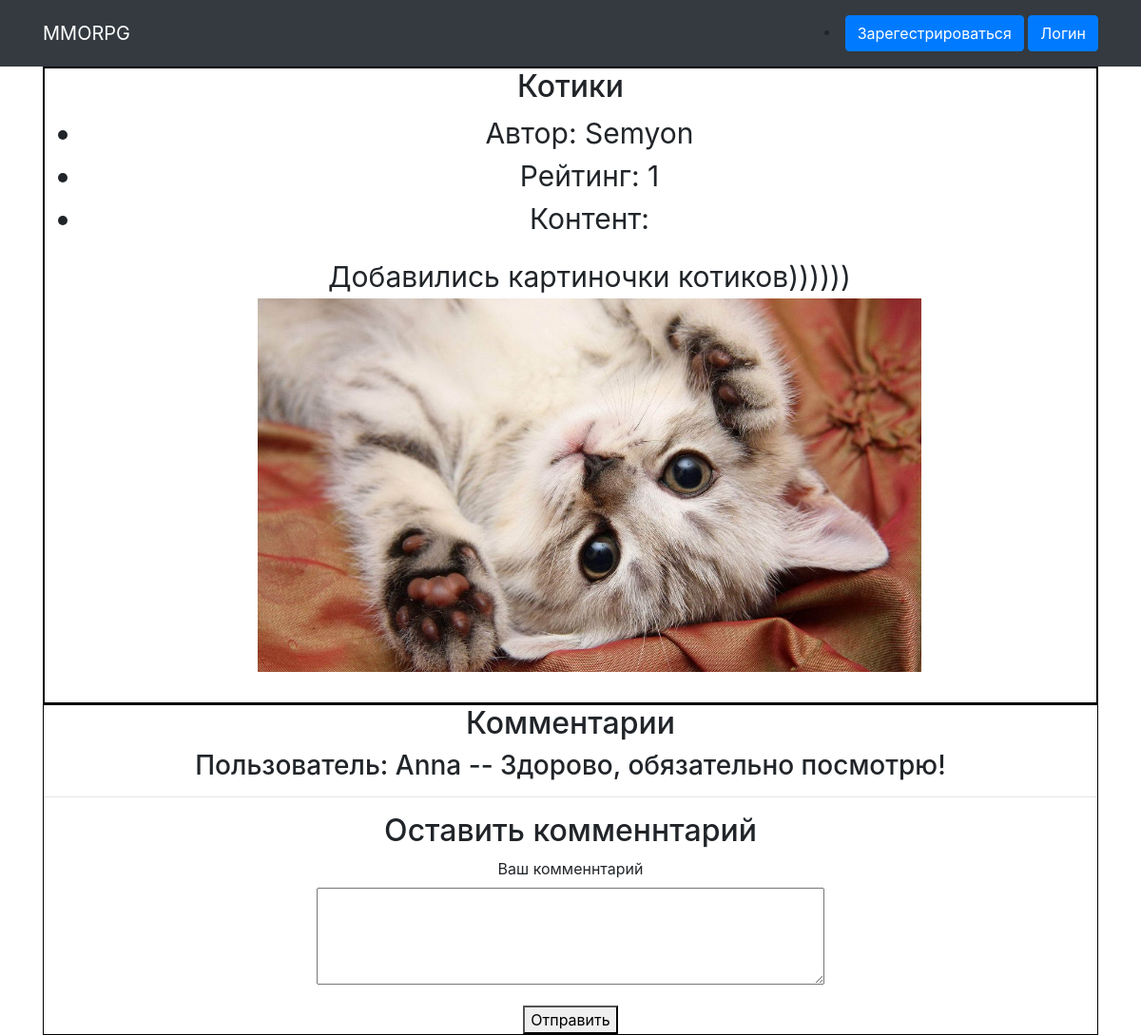
Page /posts/2/ on the committed database.
### MMORPG/models.py (models this page shows, shortened)
class Post(models.Model):
    post_author = models.ForeignKey(User, on_delete=models.CASCADE, null=True)
    post_header = models.CharField(max_length=64)
    post_rating = models.IntegerField(default=0)
    post_content = models.CharField(max_length=512, default='')
    CATEGORY_TYPES = (
        ("t","Танки"),
        ("h","Хилы"),
        ("DD","ДД"),
        ("trad","Торговцы"),
        ("gild","Гилдмастеры"),
        ("qg","Квестгиверы"),
        ("bs","Кузнецы"),
        ("tan","Кожевники"),
        ("pot","Зельевары"),
        ("ms","Мастера заклинаний"),
    )
    post_category = models.CharField(choices=CATEGORY_TYPES,max_length=10)

class Comment(models.Model):
    comment_text = models.TextField(max_length=128)
    comment_date_time = models.DateTimeField(auto_now_add=True)
    comment_post = models.ForeignKey('Post', on_delete=models.CASCADE)
    comment_user = models.ForeignKey(User,on_delete=models.CASCADE)
    comment_online = models.BooleanField(default=False)

### sign/models.py (models this page shows)
class User(AbstractUser):
    name = models.CharField(max_length=200, default='')
    email = models.EmailField(unique=True)
    bio = models.TextField(null=True, default='')
    avatar = models.ImageField()
    REQUIRED_FIELDS = 'email'
    REQUIRED_FIELDS = []

### MMORPG/views.py (the view, shortened to what this page needs)
# urls.py: path('<int:pk>/',postDetailPage, name='post_detail'),
def postDetailPage(request, pk):
    post = Post.objects.get(id=pk)
    comments = Comment.objects.filter(comment_post__id=post.id, comment_online=True)
    user = request.user
    context = {'comments':comments, 'post':post}
    return render(request,'MMORPG/post_detail.html', context)

### templates/MMORPG/post_detail.html (shortened to what this page needs)
{% extends 'head.html' %}
{% load static %}
{% block content %}
<div class="content">
  {% if post %}
    <h2>{{ post.post_header }}</h2>
    <ul style="font-size: 30px;">
        <li>
            Автор: {{post.post_author.username}}
        </li>
        <li>
          Рейтинг: {{post.post_rating}}
      </li>
        <li>
          Контент: {{post.post_content|safe}}
      </li>
    </ul>
</div>
<div class="comments">
{% if comments %}
<h2>Комментарии</h2>
  {% for comment in comments %}
  <h3>Пользователь: {{comment.comment_user}} -- {{comment.comment_text}}</h5>
  {% endfor %}
{% endif %}
<hr>
  <h2>Оставить комменнтарий</h2>
  <form method="post">
    <label for="text">Ваш комменнтарий</label>
    <p><textarea rows="4" cols="50" name="text"></textarea></p>
    <button type="submit">Отправить</button>
  </form>
</div>
{% else %}
  <h4>Нет такого обьявления!</h4>
{% endif %}
{% endblock content %}

### static/css/style.css (style rules this page uses)
.content { display: flex; flex-direction: column; border: 2px solid black; }
.comments { border: 1px solid black; }

### rows in the picture
Post: post_header "Котики", post_author.username "Semyon", post_rating "1", post_content "Добавились картиночки котиков))))))", post_content (picture)
Comment: comment_user "Anna", comment_text "Здорово, обязательно посмотрю!"
